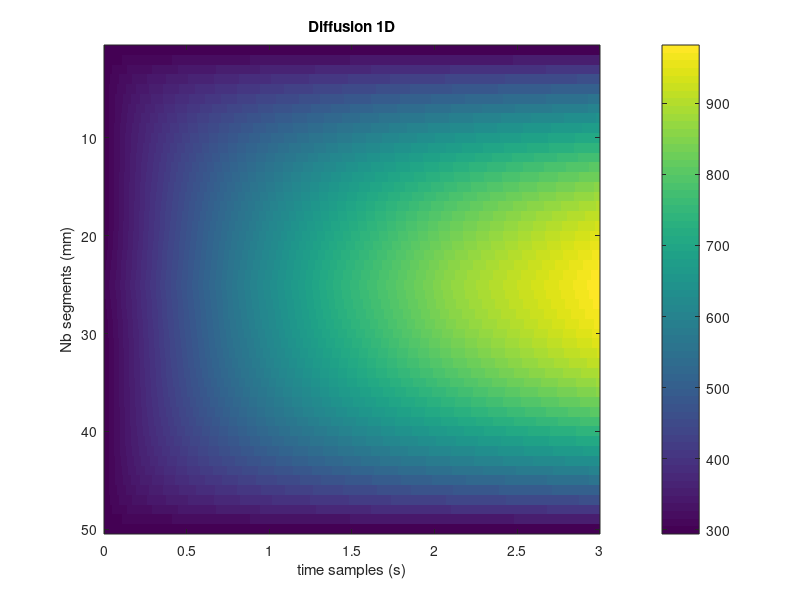

Reproduce this figure in MATLAB.
clear all

%Appel fichier
load('resultats.txt'); 

%Affichage resultat
size(resultats);
t=0:1e-3:1e-3*(size(resultats,2)-1);
x=1:size(resultats,1);

figure(1)
imagesc(t,x,resultats(:,2:end))
colorbar
title('Diffusion 1D');
xlabel('time samples (s)');
ylabel('Nb segments (mm)');